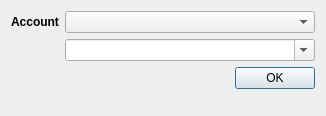
<?xml version="1.0" encoding="UTF-8"?>
<ui version="4.0">
 <class>Dialog</class>
 <widget class="QDialog" name="Dialog">
  <property name="windowModality">
   <enum>Qt::WindowModal</enum>
  </property>
  <property name="geometry">
   <rect>
    <x>0</x>
    <y>0</y>
    <width>326</width>
    <height>116</height>
   </rect>
  </property>
  <property name="windowTitle">
   <string>Dialog</string>
  </property>
  <layout class="QFormLayout" name="formLayout">
   <property name="fieldGrowthPolicy">
    <enum>QFormLayout::AllNonFixedFieldsGrow</enum>
   </property>
   <item row="0" column="0">
    <widget class="QLabel" name="label">
     <property name="sizePolicy">
      <sizepolicy hsizetype="Fixed" vsizetype="Preferred">
       <horstretch>0</horstretch>
       <verstretch>0</verstretch>
      </sizepolicy>
     </property>
     <property name="font">
      <font>
       <weight>75</weight>
       <bold>true</bold>
      </font>
     </property>
     <property name="text">
      <string>Account</string>
     </property>
    </widget>
   </item>
   <item row="0" column="1">
    <widget class="QComboBox" name="account">
     <property name="sizePolicy">
      <sizepolicy hsizetype="Expanding" vsizetype="Fixed">
       <horstretch>50</horstretch>
       <verstretch>0</verstretch>
      </sizepolicy>
     </property>
     <property name="iconSize">
      <size>
       <width>28</width>
       <height>20</height>
      </size>
     </property>
    </widget>
   </item>
   <item row="1" column="0">
    <widget class="QLabel" name="target_label">
     <property name="sizePolicy">
      <sizepolicy hsizetype="Fixed" vsizetype="Preferred">
       <horstretch>0</horstretch>
       <verstretch>0</verstretch>
      </sizepolicy>
     </property>
     <property name="font">
      <font>
       <weight>75</weight>
       <bold>true</bold>
      </font>
     </property>
     <property name="text">
      <string>&lt;room or name&gt;</string>
     </property>
    </widget>
   </item>
   <item row="2" column="1">
    <widget class="QDialogButtonBox" name="buttonBox">
     <property name="sizePolicy">
      <sizepolicy hsizetype="Expanding" vsizetype="Fixed">
       <horstretch>0</horstretch>
       <verstretch>0</verstretch>
      </sizepolicy>
     </property>
     <property name="orientation">
      <enum>Qt::Horizontal</enum>
     </property>
     <property name="standardButtons">
      <set>QDialogButtonBox::Ok</set>
     </property>
     <property name="centerButtons">
      <bool>false</bool>
     </property>
    </widget>
   </item>
   <item row="1" column="1">
    <widget class="QComboBox" name="target">
     <property name="editable">
      <bool>true</bool>
     </property>
    </widget>
   </item>
  </layout>
 </widget>
 <resources/>
 <connections>
  <connection>
   <sender>buttonBox</sender>
   <signal>accepted()</signal>
   <receiver>Dialog</receiver>
   <slot>accept()</slot>
   <hints>
    <hint type="sourcelabel">
     <x>248</x>
     <y>254</y>
    </hint>
    <hint type="destinationlabel">
     <x>157</x>
     <y>274</y>
    </hint>
   </hints>
  </connection>
  <connection>
   <sender>buttonBox</sender>
   <signal>rejected()</signal>
   <receiver>Dialog</receiver>
   <slot>reject()</slot>
   <hints>
    <hint type="sourcelabel">
     <x>316</x>
     <y>260</y>
    </hint>
    <hint type="destinationlabel">
     <x>286</x>
     <y>274</y>
    </hint>
   </hints>
  </connection>
 </connections>
</ui>
